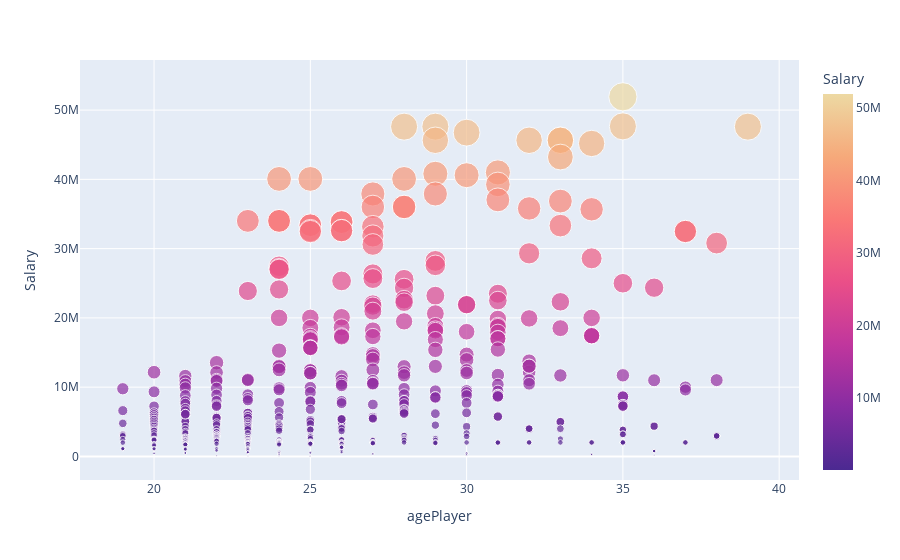

Source (notebook cell):
### Code cell
fig = px.scatter(SS, x="agePlayer", y="Salary", color = "Salary",
                 size='Salary', hover_data=['namePlayer'], color_continuous_scale=px.colors.sequential.Agsunset)
fig.show()

### Figure 1 — Plotly figure (JSON) as saved in the notebook; plotly's stock layout.template omitted (floating-point values rounded to 4 significant figures; data arrays with more than 128 entries replaced by an {"elided": "..."} marker saying what was removed)
{"data": [{"customdata": {"elided": "527x1 str values"}, "hovertemplate": "agePlayer=%{x}<br>Salary=%{marker.color}<br>namePlayer=%{customdata[0]}<extra></extra>", "legendgroup": "", "marker": {"color": {"elided": "527 int values"}, "coloraxis": "coloraxis", "size": {"elided": "527 int values"}, "sizemode": "area", "sizeref": 129800.0, "symbol": "circle"}, "mode": "markers", "name": "", "orientation": "v", "showlegend": false, "type": "scatter", "x": {"elided": "527 int values"}, "xaxis": "x", "y": {"elided": "527 int values"}, "yaxis": "y"}], "layout": {"autosize": true, "coloraxis": {"colorbar": {"title": {"text": "Salary"}}, "colorscale": [[0, "rgb(75, 41, 145)"], [0.1667, "rgb(135, 44, 162)"], [0.3333, "rgb(192, 54, 157)"], [0.5, "rgb(234, 79, 136)"], [0.6667, "rgb(250, 120, 118)"], [0.8333, "rgb(246, 169, 122)"], [1, "rgb(237, 217, 163)"]]}, "legend": {"itemsizing": "constant", "tracegroupgap": 0}, "margin": {"t": 60}, "xaxis": {"anchor": "y", "autorange": true, "domain": [0, 1], "range": [17.71, 40.47], "title": {"text": "agePlayer"}, "type": "linear"}, "yaxis": {"anchor": "x", "autorange": true, "domain": [0, 1], "range": [-3987000.0, 59670000.0], "title": {"text": "Salary"}, "type": "linear"}}}
